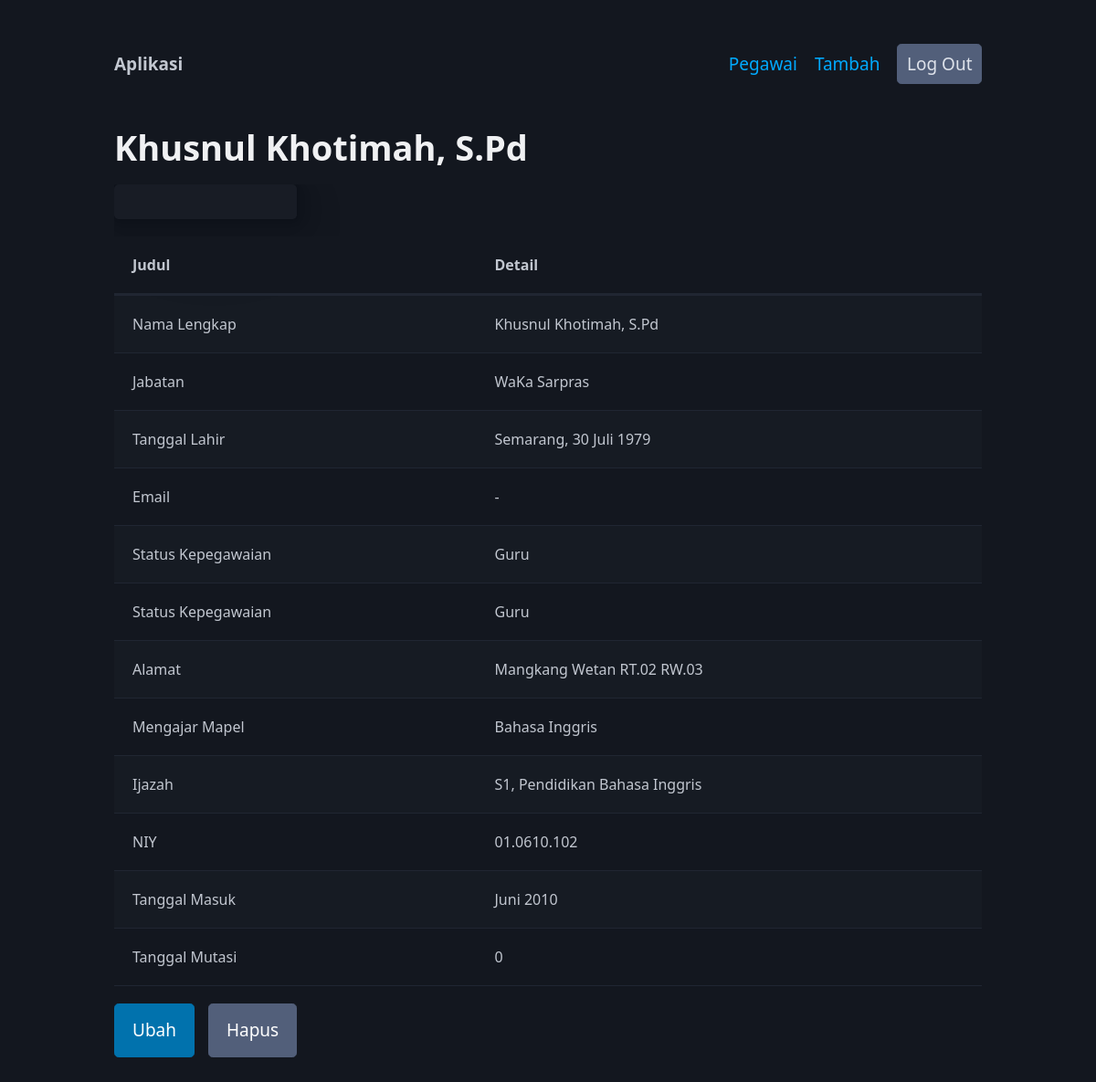
The page /detail.php?id=64 (signed in) on the database its author committed.
### tables this page shows
CREATE TABLE `karyawan` (
  `id` int(11) NOT NULL,
  `nama` varchar(40) NOT NULL,
  `jabatan` varchar(100) NOT NULL,
  `tl` varchar(100) NOT NULL,
  `email` varchar(100) NOT NULL,
  `img` varchar(100) NOT NULL,
  `pegawai` varchar(40) NOT NULL,
  `alamat` varchar(200) NOT NULL,
  `mapel` varchar(100) NOT NULL,
  `ijazah` varchar(100) NOT NULL,
  `niy` varchar(30) NOT NULL,
  `tglmasuk` varchar(40) NOT NULL,
  `tglmutasi` varchar(40) NOT NULL
);

### functions.php (called while the page is built, shortened)
<?php
$conn = mysqli_connect("localhost", "root", "", "daftarguru");
function query($query) {
    global $conn;
    $results = mysqli_query($conn, $query);
    $rows = [];
    while ($row = mysqli_fetch_assoc($results)) {
        $rows[] = $row;
    }
    return $rows;
}
?>

### detail.php (the view, shortened to what this page needs)
<?php
    require "functions.php";
    $id = $_GET["id"];
    $karyawans = query("SELECT * FROM karyawan WHERE id = $id");
?>
<html data-theme="dark">
<head>
    <link rel="stylesheet" href="style.css">
    <link
      rel="stylesheet"
      href="https://cdn.jsdelivr.net/npm/@picocss/pico@2.0.3/css/pico.min.css"
    />
</head>
<body class="container">
    <br>
    <nav>
    <ul>
        <li><strong>Aplikasi</strong></li>
    </ul>
    <ul>
        <li><a href="index.php">Pegawai</a></li>
        <li><a href="add.php">Tambah</a></li>
        <?php
        if (isset($_SESSION["login"])) {
            echo "<li><button class='secondary'><a class='contrast' href='signout.php'>Log Out</button></a></li>";
        } else {
            echo "<li><button class='secondary'><a class='contrast' href='signin.php'>Log In</button></a></li>";
        }
        ?>
    </ul>
    </nav>
    <br>
    <h1><?= $karyawans[0]["nama"] ?></h1>
    <div style="overflow-x: auto;">
    <table class="striped">
        <thead>
            <tr>
            <th class="p-table" scope="col">Judul</th>
            <th class="p-table" scope="col">Detail</th>
            </tr>
        </thead>
        <article style="max-width: 200px;">
        </article>
        <tbody>
            <?php foreach($karyawans as $karyawan) : ?>
            <tr>
                <td class="p-table">Nama Lengkap</td>
                <td class="p-table"><?= $karyawan["nama"] ?></td>
            </tr>
            <tr>
                <td class="p-table">Jabatan</td>
                <td class="p-table"><?= $karyawan["jabatan"] ?></td>
            </tr>
            <tr>
                <td class="p-table">Tanggal Lahir</td>
                <td class="p-table"><?= $karyawan["tl"] ?></td>
            </tr>
            <tr>
                <td class="p-table">Email</td>
                <td class="p-table"><?= $karyawan["email"] ?></td>
            </tr>
            <tr>
                <td class="p-table">Status Kepegawaian</td>
                <td class="p-table"><?= $karyawan["pegawai"] ?></td>
            </tr>
            <tr>
                <td class="p-table">Status Kepegawaian</td>
                <td class="p-table"><?= $karyawan["pegawai"] ?></td>
            </tr>
            <tr>
                <td class="p-table">Alamat</td>
                <td class="p-table"><?= $karyawan["alamat"] ?></td>
            </tr>
            <tr>
                <td class="p-table">Mengajar Mapel</td>
                <td class="p-table"><?= $karyawan["mapel"] ?></td>
            </tr>
            <tr>
                <td class="p-table">Ijazah</td>
                <td class="p-table"><?= $karyawan["ijazah"] ?></td>
            </tr>
            <tr>
                <td class="p-table">NIY</td>
                <td class="p-table"><?= $karyawan["niy"] ?></td>
            </tr>
            <tr>
                <td class="p-table">Tanggal Masuk</td>
                <td class="p-table"><?= $karyawan["tglmasuk"] ?></td>
            </tr>
            <tr>
                <td class="p-table">Tanggal Mutasi</td>
                <td class="p-table"><?= $karyawan["tglmutasi"] ?></td>
            </tr>
            <?php endforeach ?>
        </tbody>
    </table>
    <a style="margin-right: 10px;" href="edit.php?id=<?= $karyawans[0]["id"] ?>""><button>Ubah</button></a>
    <a href="delete.php?id=<?= $karyawans[0]["id"] ?>"><button class="secondary">Hapus</button></a>
    <br>
    <br>
    </div>
</body>
</html>

### style.css (style rules this page uses)
.p-table { padding: 20px; }

### rows shown on the page
karyawan: nama "Khusnul Khotimah, S.Pd", jabatan "WaKa Sarpras", tl "Semarang, 30 Juli 1979", email "-", pegawai "Guru", alamat "Mangkang Wetan RT.02 RW.03", mapel "Bahasa Inggris", ijazah "S1, Pendidikan Bahasa Inggris", niy "01.0610.102", tglmasuk "Juni 2010", tglmutasi "0"
